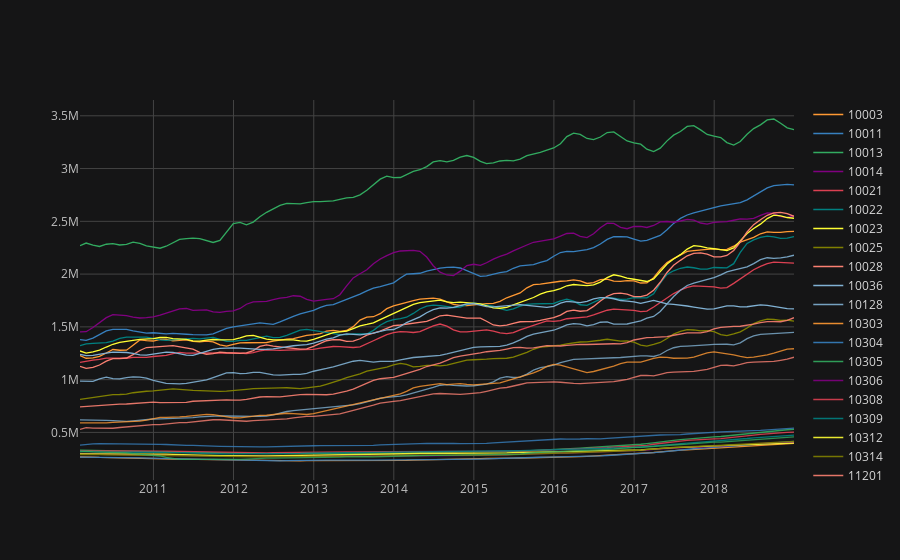

Notebook cell for this chart:
### Markdown cell above
Visualizing the predicted price for each zip code

### Code cell
#df.plot(legend = None,figsize=(16, 8))
#plt.show()
df.iplot()
